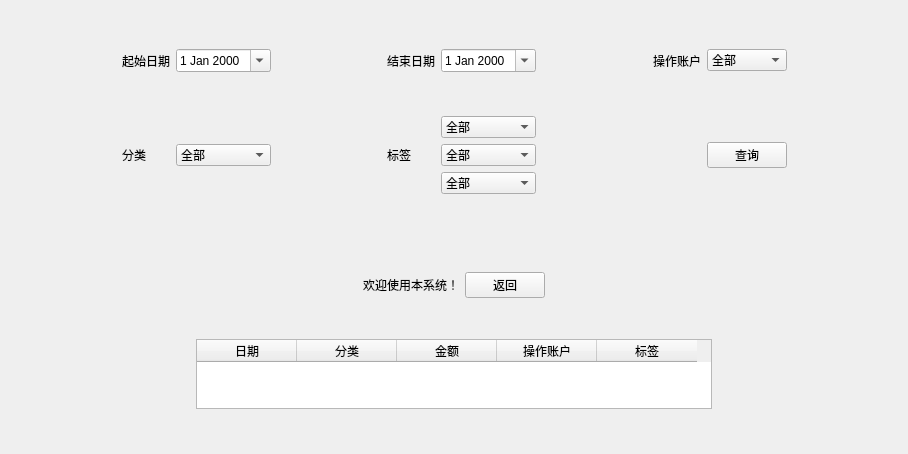
<?xml version="1.0" encoding="UTF-8"?>
<ui version="4.0">
 <class>Query</class>
 <widget class="QWidget" name="Query">
  <property name="geometry">
   <rect>
    <x>0</x>
    <y>0</y>
    <width>908</width>
    <height>454</height>
   </rect>
  </property>
  <property name="windowTitle">
   <string>Query</string>
  </property>
  <layout class="QVBoxLayout" name="verticalLayout_2">
   <item>
    <layout class="QGridLayout" name="gridLayout">
     <item row="1" column="6">
      <widget class="QDateEdit" name="dateEdit_2">
       <property name="calendarPopup">
        <bool>true</bool>
       </property>
      </widget>
     </item>
     <item row="0" column="1">
      <spacer name="verticalSpacer_3">
       <property name="orientation">
        <enum>Qt::Vertical</enum>
       </property>
       <property name="sizeHint" stdset="0">
        <size>
         <width>20</width>
         <height>40</height>
        </size>
       </property>
      </spacer>
     </item>
     <item row="1" column="2">
      <widget class="QDateEdit" name="dateEdit">
       <property name="calendarPopup">
        <bool>true</bool>
       </property>
      </widget>
     </item>
     <item row="3" column="1">
      <widget class="QLabel" name="label_2">
       <property name="text">
        <string>分类</string>
       </property>
      </widget>
     </item>
     <item row="1" column="1">
      <widget class="QLabel" name="label">
       <property name="text">
        <string>起始日期</string>
       </property>
      </widget>
     </item>
     <item row="3" column="2">
      <widget class="QComboBox" name="comboBox_classify">
       <item>
        <property name="text">
         <string>全部</string>
        </property>
       </item>
       <item>
        <property name="text">
         <string>收入</string>
        </property>
       </item>
       <item>
        <property name="text">
         <string>支出</string>
        </property>
       </item>
       <item>
        <property name="text">
         <string>借款</string>
        </property>
       </item>
      </widget>
     </item>
     <item row="1" column="0">
      <spacer name="horizontalSpacer_3">
       <property name="orientation">
        <enum>Qt::Horizontal</enum>
       </property>
       <property name="sizeHint" stdset="0">
        <size>
         <width>40</width>
         <height>20</height>
        </size>
       </property>
      </spacer>
     </item>
     <item row="1" column="4">
      <widget class="QLabel" name="label_3">
       <property name="text">
        <string>结束日期</string>
       </property>
      </widget>
     </item>
     <item row="1" column="8">
      <widget class="QLabel" name="label_5">
       <property name="text">
        <string>操作账户</string>
       </property>
      </widget>
     </item>
     <item row="2" column="1">
      <spacer name="verticalSpacer">
       <property name="orientation">
        <enum>Qt::Vertical</enum>
       </property>
       <property name="sizeHint" stdset="0">
        <size>
         <width>20</width>
         <height>40</height>
        </size>
       </property>
      </spacer>
     </item>
     <item row="4" column="1">
      <spacer name="verticalSpacer_2">
       <property name="orientation">
        <enum>Qt::Vertical</enum>
       </property>
       <property name="sizeHint" stdset="0">
        <size>
         <width>20</width>
         <height>40</height>
        </size>
       </property>
      </spacer>
     </item>
     <item row="3" column="6">
      <layout class="QVBoxLayout" name="verticalLayout">
       <item>
        <widget class="QComboBox" name="comboBox_spending">
         <property name="enabled">
          <bool>true</bool>
         </property>
         <item>
          <property name="text">
           <string>全部</string>
          </property>
         </item>
         <item>
          <property name="text">
           <string>食物</string>
          </property>
         </item>
         <item>
          <property name="text">
           <string>交通</string>
          </property>
         </item>
         <item>
          <property name="text">
           <string>购物</string>
          </property>
         </item>
         <item>
          <property name="text">
           <string>寝室</string>
          </property>
         </item>
         <item>
          <property name="text">
           <string>娱乐</string>
          </property>
         </item>
         <item>
          <property name="text">
           <string>学习</string>
          </property>
         </item>
         <item>
          <property name="text">
           <string>医疗</string>
          </property>
         </item>
         <item>
          <property name="text">
           <string>其他</string>
          </property>
         </item>
        </widget>
       </item>
       <item>
        <widget class="QComboBox" name="comboBox_lender">
         <property name="enabled">
          <bool>true</bool>
         </property>
         <item>
          <property name="text">
           <string>全部</string>
          </property>
         </item>
         <item>
          <property name="text">
           <string>朋友</string>
          </property>
         </item>
         <item>
          <property name="text">
           <string>家人</string>
          </property>
         </item>
         <item>
          <property name="text">
           <string>银行贷款</string>
          </property>
         </item>
         <item>
          <property name="text">
           <string>花呗</string>
          </property>
         </item>
         <item>
          <property name="text">
           <string>京东白条</string>
          </property>
         </item>
         <item>
          <property name="text">
           <string>其他</string>
          </property>
         </item>
        </widget>
       </item>
       <item>
        <widget class="QComboBox" name="comboBox_income">
         <property name="enabled">
          <bool>true</bool>
         </property>
         <item>
          <property name="text">
           <string>全部</string>
          </property>
         </item>
         <item>
          <property name="text">
           <string>生活费</string>
          </property>
         </item>
         <item>
          <property name="text">
           <string>兼职</string>
          </property>
         </item>
         <item>
          <property name="text">
           <string>奖学金</string>
          </property>
         </item>
         <item>
          <property name="text">
           <string>利息</string>
          </property>
         </item>
         <item>
          <property name="text">
           <string>贷款</string>
          </property>
         </item>
         <item>
          <property name="text">
           <string>其他</string>
          </property>
         </item>
        </widget>
       </item>
      </layout>
     </item>
     <item row="1" column="10">
      <widget class="QComboBox" name="comboBox_account">
       <item>
        <property name="text">
         <string>全部</string>
        </property>
       </item>
       <item>
        <property name="text">
         <string>微信</string>
        </property>
       </item>
       <item>
        <property name="text">
         <string>银行卡</string>
        </property>
       </item>
       <item>
        <property name="text">
         <string>一卡通</string>
        </property>
       </item>
       <item>
        <property name="text">
         <string>现金</string>
        </property>
       </item>
       <item>
        <property name="text">
         <string>其他</string>
        </property>
       </item>
      </widget>
     </item>
     <item row="1" column="11">
      <spacer name="horizontalSpacer_4">
       <property name="orientation">
        <enum>Qt::Horizontal</enum>
       </property>
       <property name="sizeHint" stdset="0">
        <size>
         <width>40</width>
         <height>20</height>
        </size>
       </property>
      </spacer>
     </item>
     <item row="1" column="3">
      <spacer name="horizontalSpacer_5">
       <property name="orientation">
        <enum>Qt::Horizontal</enum>
       </property>
       <property name="sizeHint" stdset="0">
        <size>
         <width>40</width>
         <height>20</height>
        </size>
       </property>
      </spacer>
     </item>
     <item row="3" column="10">
      <widget class="QPushButton" name="pushButton">
       <property name="text">
        <string>查询</string>
       </property>
      </widget>
     </item>
     <item row="3" column="4">
      <widget class="QLabel" name="label_4">
       <property name="text">
        <string>标签</string>
       </property>
      </widget>
     </item>
     <item row="1" column="7">
      <spacer name="horizontalSpacer_6">
       <property name="orientation">
        <enum>Qt::Horizontal</enum>
       </property>
       <property name="sizeHint" stdset="0">
        <size>
         <width>40</width>
         <height>20</height>
        </size>
       </property>
      </spacer>
     </item>
    </layout>
   </item>
   <item>
    <spacer name="verticalSpacer_6">
     <property name="orientation">
      <enum>Qt::Vertical</enum>
     </property>
     <property name="sizeHint" stdset="0">
      <size>
       <width>20</width>
       <height>40</height>
      </size>
     </property>
    </spacer>
   </item>
   <item>
    <layout class="QHBoxLayout" name="horizontalLayout">
     <item>
      <spacer name="horizontalSpacer_2">
       <property name="orientation">
        <enum>Qt::Horizontal</enum>
       </property>
       <property name="sizeHint" stdset="0">
        <size>
         <width>40</width>
         <height>20</height>
        </size>
       </property>
      </spacer>
     </item>
     <item>
      <widget class="QLabel" name="label_guide">
       <property name="text">
        <string>欢迎使用本系统！</string>
       </property>
      </widget>
     </item>
     <item>
      <widget class="QPushButton" name="pushButton_back">
       <property name="text">
        <string>返回</string>
       </property>
      </widget>
     </item>
     <item>
      <spacer name="horizontalSpacer">
       <property name="orientation">
        <enum>Qt::Horizontal</enum>
       </property>
       <property name="sizeHint" stdset="0">
        <size>
         <width>40</width>
         <height>20</height>
        </size>
       </property>
      </spacer>
     </item>
    </layout>
   </item>
   <item>
    <spacer name="verticalSpacer_5">
     <property name="orientation">
      <enum>Qt::Vertical</enum>
     </property>
     <property name="sizeHint" stdset="0">
      <size>
       <width>20</width>
       <height>40</height>
      </size>
     </property>
    </spacer>
   </item>
   <item>
    <layout class="QHBoxLayout" name="horizontalLayout_2">
     <item>
      <spacer name="horizontalSpacer_8">
       <property name="orientation">
        <enum>Qt::Horizontal</enum>
       </property>
       <property name="sizeHint" stdset="0">
        <size>
         <width>40</width>
         <height>20</height>
        </size>
       </property>
      </spacer>
     </item>
     <item>
      <widget class="QTableWidget" name="tableWidget">
       <property name="verticalScrollBarPolicy">
        <enum>Qt::ScrollBarAsNeeded</enum>
       </property>
       <property name="sizeAdjustPolicy">
        <enum>QAbstractScrollArea::AdjustToContents</enum>
       </property>
       <property name="editTriggers">
        <set>QAbstractItemView::NoEditTriggers</set>
       </property>
       <property name="selectionMode">
        <enum>QAbstractItemView::SingleSelection</enum>
       </property>
       <property name="selectionBehavior">
        <enum>QAbstractItemView::SelectRows</enum>
       </property>
       <property name="textElideMode">
        <enum>Qt::ElideRight</enum>
       </property>
       <property name="gridStyle">
        <enum>Qt::SolidLine</enum>
       </property>
       <property name="sortingEnabled">
        <bool>false</bool>
       </property>
       <column>
        <property name="text">
         <string>日期</string>
        </property>
       </column>
       <column>
        <property name="text">
         <string>分类</string>
        </property>
       </column>
       <column>
        <property name="text">
         <string>金额</string>
        </property>
       </column>
       <column>
        <property name="text">
         <string>操作账户</string>
        </property>
       </column>
       <column>
        <property name="text">
         <string>标签</string>
        </property>
       </column>
      </widget>
     </item>
     <item>
      <spacer name="horizontalSpacer_7">
       <property name="orientation">
        <enum>Qt::Horizontal</enum>
       </property>
       <property name="sizeHint" stdset="0">
        <size>
         <width>40</width>
         <height>20</height>
        </size>
       </property>
      </spacer>
     </item>
    </layout>
   </item>
   <item>
    <spacer name="verticalSpacer_4">
     <property name="orientation">
      <enum>Qt::Vertical</enum>
     </property>
     <property name="sizeHint" stdset="0">
      <size>
       <width>20</width>
       <height>40</height>
      </size>
     </property>
    </spacer>
   </item>
  </layout>
 </widget>
 <layoutdefault spacing="6" margin="11"/>
 <resources/>
 <connections>
  <connection>
   <sender>tableWidget</sender>
   <signal>cellClicked(int,int)</signal>
   <receiver>Query</receiver>
   <slot>guide_show()</slot>
   <hints>
    <hint type="sourcelabel">
     <x>428</x>
     <y>384</y>
    </hint>
    <hint type="destinationlabel">
     <x>16</x>
     <y>348</y>
    </hint>
   </hints>
  </connection>
  <connection>
   <sender>tableWidget</sender>
   <signal>cellDoubleClicked(int,int)</signal>
   <receiver>Query</receiver>
   <slot>doubleClicked()</slot>
   <hints>
    <hint type="sourcelabel">
     <x>369</x>
     <y>384</y>
    </hint>
    <hint type="destinationlabel">
     <x>96</x>
     <y>357</y>
    </hint>
   </hints>
  </connection>
  <connection>
   <sender>dateEdit</sender>
   <signal>dateChanged(QDate)</signal>
   <receiver>Query</receiver>
   <slot>on_dateEdit_dateChanged()</slot>
   <hints>
    <hint type="sourcelabel">
     <x>259</x>
     <y>65</y>
    </hint>
    <hint type="destinationlabel">
     <x>9</x>
     <y>71</y>
    </hint>
   </hints>
  </connection>
  <connection>
   <sender>dateEdit_2</sender>
   <signal>dateChanged(QDate)</signal>
   <receiver>Query</receiver>
   <slot>on_dateEdit_2_dateChanged()</slot>
   <hints>
    <hint type="sourcelabel">
     <x>517</x>
     <y>65</y>
    </hint>
    <hint type="destinationlabel">
     <x>17</x>
     <y>115</y>
    </hint>
   </hints>
  </connection>
  <connection>
   <sender>comboBox_account</sender>
   <signal>currentIndexChanged(int)</signal>
   <receiver>Query</receiver>
   <slot>on_comboBox_account_currentIdexChanged()</slot>
   <hints>
    <hint type="sourcelabel">
     <x>758</x>
     <y>67</y>
    </hint>
    <hint type="destinationlabel">
     <x>720</x>
     <y>19</y>
    </hint>
   </hints>
  </connection>
  <connection>
   <sender>comboBox_classify</sender>
   <signal>currentIndexChanged(int)</signal>
   <receiver>Query</receiver>
   <slot>on_comboBox_classify_currentIdexChanged()</slot>
   <hints>
    <hint type="sourcelabel">
     <x>259</x>
     <y>157</y>
    </hint>
    <hint type="destinationlabel">
     <x>118</x>
     <y>122</y>
    </hint>
   </hints>
  </connection>
  <connection>
   <sender>comboBox_spending</sender>
   <signal>currentIndexChanged(int)</signal>
   <receiver>Query</receiver>
   <slot>on_comboBox_spending_currentIdexChanged()</slot>
   <hints>
    <hint type="sourcelabel">
     <x>516</x>
     <y>134</y>
    </hint>
    <hint type="destinationlabel">
     <x>520</x>
     <y>135</y>
    </hint>
   </hints>
  </connection>
  <connection>
   <sender>comboBox_lender</sender>
   <signal>currentIndexChanged(int)</signal>
   <receiver>Query</receiver>
   <slot>on_comboBox_lender_currentIdexChanged()</slot>
   <hints>
    <hint type="sourcelabel">
     <x>516</x>
     <y>157</y>
    </hint>
    <hint type="destinationlabel">
     <x>458</x>
     <y>145</y>
    </hint>
   </hints>
  </connection>
  <connection>
   <sender>comboBox_income</sender>
   <signal>currentIndexChanged(int)</signal>
   <receiver>Query</receiver>
   <slot>on_comboBox_income_currentIdexChanged()</slot>
   <hints>
    <hint type="sourcelabel">
     <x>516</x>
     <y>180</y>
    </hint>
    <hint type="destinationlabel">
     <x>418</x>
     <y>154</y>
    </hint>
   </hints>
  </connection>
 </connections>
 <slots>
  <slot>guide_show()</slot>
  <slot>on_pushButton_clicked()</slot>
  <slot>on_dateEdit_dateChanged()</slot>
  <slot>on_dateEdit_2_dateChanged()</slot>
  <slot>on_comboBox_account_currentIdexChanged()</slot>
  <slot>on_comboBox_classify_currentIdexChanged()</slot>
  <slot>on_comboBox_income_currentIdexChanged()</slot>
  <slot>on_comboBox_spending_currentIdexChanged()</slot>
  <slot>on_comboBox_lender_currentIdexChanged()</slot>
  <slot>doubleClicked()</slot>
 </slots>
</ui>
